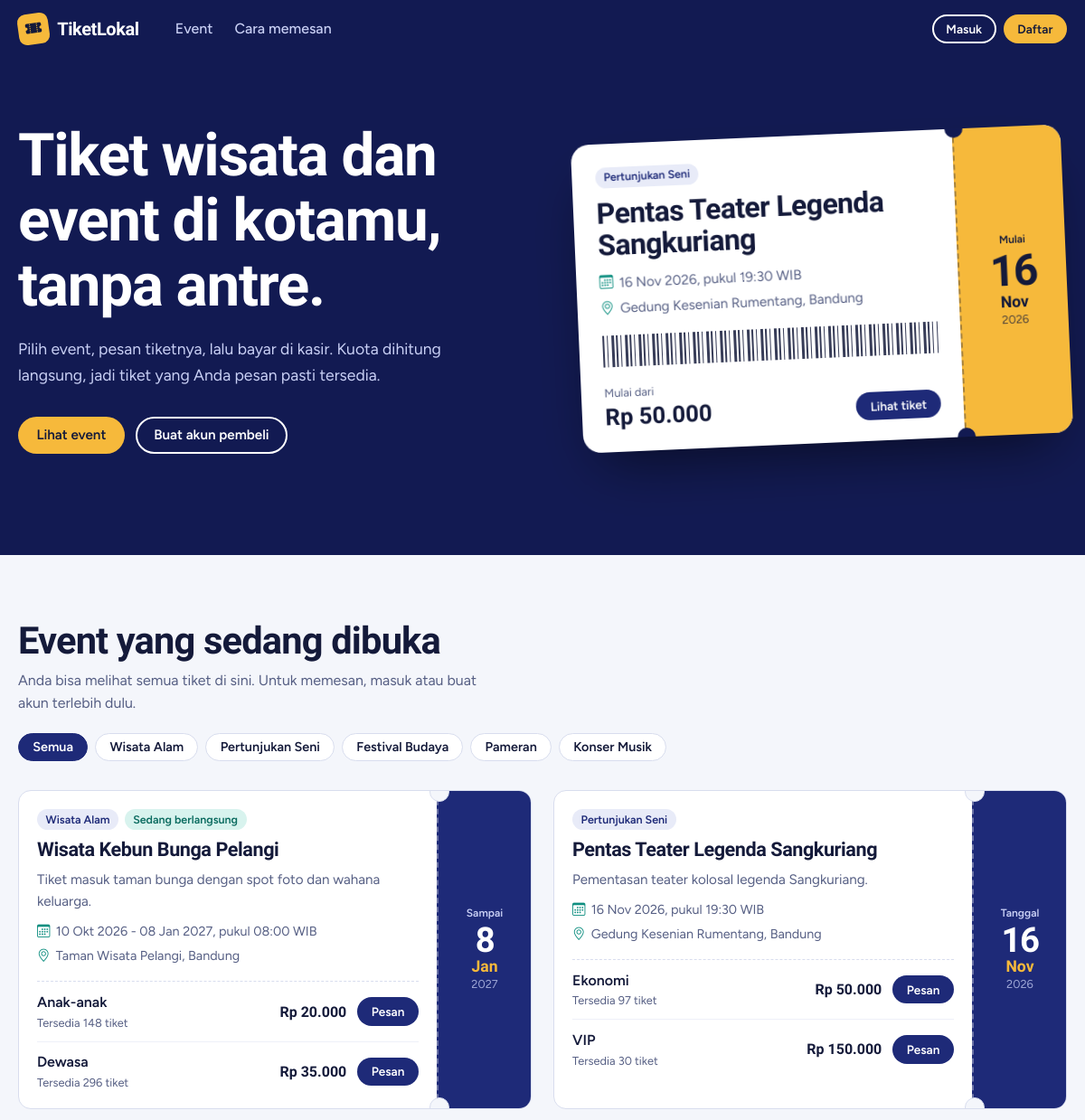
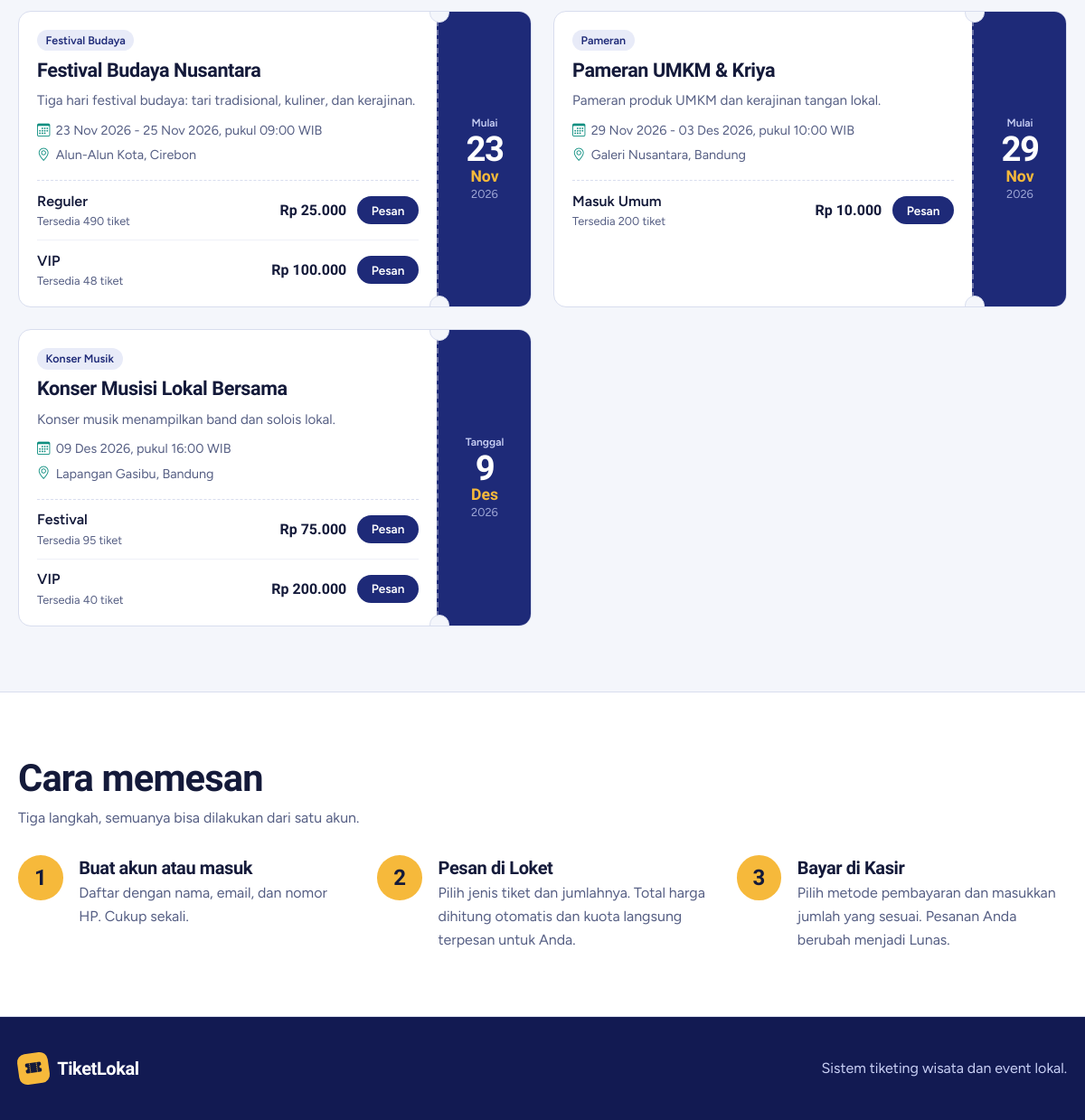
The page / on the database its author committed (2 pictures, top to bottom).
### tables this page shows
CREATE TABLE `kategori` (
  `id_kategori`   INT UNSIGNED NOT NULL AUTO_INCREMENT,
  `nama_kategori` VARCHAR(100) NOT NULL,
  `keterangan`    VARCHAR(255) NULL,
  PRIMARY KEY (`id_kategori`),
  UNIQUE KEY `uk_kategori_nama` (`nama_kategori`)
);

CREATE TABLE `event` (
  `id_event`        INT UNSIGNED NOT NULL AUTO_INCREMENT,
  `nama_event`      VARCHAR(150) NOT NULL,
  `id_kategori`     INT UNSIGNED NOT NULL,
  `id_lokasi`       INT UNSIGNED NOT NULL,
  `tanggal_mulai`   DATE NOT NULL,
  `tanggal_selesai` DATE NOT NULL,
  `jam_mulai`       TIME NULL,
  `deskripsi`       TEXT NULL,
  `status`          ENUM('aktif','nonaktif') NOT NULL DEFAULT 'aktif',
  `created_at`      DATETIME NOT NULL DEFAULT CURRENT_TIMESTAMP,
  PRIMARY KEY (`id_event`),
  KEY `idx_event_kategori` (`id_kategori`),
  KEY `idx_event_lokasi` (`id_lokasi`),
  KEY `idx_event_tanggal` (`tanggal_mulai`, `tanggal_selesai`),
  CONSTRAINT `fk_event_kategori` FOREIGN KEY (`id_kategori`) REFERENCES `kategori` (`id_kategori`) ON UPDATE CASCADE ON DELETE RESTRICT,
  CONSTRAINT `fk_event_lokasi`   FOREIGN KEY (`id_lokasi`)   REFERENCES `lokasi` (`id_lokasi`)     ON UPDATE CASCADE ON DELETE RESTRICT
);

CREATE TABLE `lokasi` (
  `id_lokasi`   INT UNSIGNED NOT NULL AUTO_INCREMENT,
  `nama_lokasi` VARCHAR(150) NOT NULL,
  `alamat`      VARCHAR(255) NULL,
  `kota`        VARCHAR(100) NOT NULL,
  `kapasitas`   INT UNSIGNED NULL,
  PRIMARY KEY (`id_lokasi`)
);

CREATE TABLE `jenis_tiket` (
  `id_tiket`   INT UNSIGNED NOT NULL AUTO_INCREMENT,
  `id_event`   INT UNSIGNED NOT NULL,
  `nama_tiket` VARCHAR(100) NOT NULL,
  `harga`      DECIMAL(12,2) NOT NULL DEFAULT 0,
  `kuota`      INT UNSIGNED NOT NULL,
  `terjual`    INT UNSIGNED NOT NULL DEFAULT 0,
  PRIMARY KEY (`id_tiket`),
  KEY `idx_tiket_event` (`id_event`),
  CONSTRAINT `fk_tiket_event` FOREIGN KEY (`id_event`) REFERENCES `event` (`id_event`) ON UPDATE CASCADE ON DELETE CASCADE,
  CONSTRAINT `chk_tiket_harga`   CHECK (`harga` >= 0),
  CONSTRAINT `chk_tiket_kuota`   CHECK (`kuota` > 0),
  CONSTRAINT `chk_tiket_terjual` CHECK (`terjual` <= `kuota`)
);

### application/controllers/Home.php (called while the page is built, shortened)
<?php
class Home extends MY_Controller {
	public function __construct()
	{
		$this->load->model(array('event_model', 'tiket_model'));
	}
	public function index()
	{
		$per_event = array();
		foreach ($this->tiket_model->tersedia_dipesan() as $t)
		{
			$per_event[$t->id_event][] = $t;
		}
		$events = array();
		$kategori = array();
		foreach ($this->event_model->semua_lengkap_terbuka($this->event_model->terbuka()) as $e)
		{
			$e->tikets = isset($per_event[$e->id_event]) ? $per_event[$e->id_event] : array();
			$harga = array();
			$sisa = 0;
			foreach ($e->tikets as $t)
			{
				$sisa += $t->sisa;
				if ($t->sisa > 0) { $harga[] = (float) $t->harga; }
			}
			$e->sisa_total = $sisa;
			$e->harga_min = $harga ? min($harga) : NULL;
			$events[] = $e;
			$kategori[$e->nama_kategori] = TRUE;
		}
		$unggulan = NULL;
		$hari_ini = date('Y-m-d');
		foreach ($events as $e)
		{
			if ($e->sisa_total > 0 && $e->tanggal_mulai >= $hari_ini) { $unggulan = $e; break; }
		}
		$this->load->view('home/index', array(
			'events'   => $events,
			'kategori' => array_keys($kategori),
			'unggulan' => $unggulan,
			'role'     => $this->session->userdata('role'),
			'nama'     => $this->session->userdata('nama'),
		));
	}
}

### index.php (called while the page is built, shortened)
<?php
require_once BASEPATH.'core/CodeIgniter.php';

### application/models/Event_model.php (called while the page is built, shortened)
<?php
class Event_model extends MY_Model {
	public function terbuka()
	{
		return $this->db->where('status', 'aktif')
			->where('tanggal_selesai >=', date('Y-m-d'))
			->order_by('tanggal_mulai')->get('event')->result();
	}
	public function semua_lengkap_terbuka($events)
	{
		$ids = array();
		foreach ($events as $e) { $ids[] = (int) $e->id_event; }
		return $this->db->select('e.*, k.nama_kategori, l.nama_lokasi, l.alamat, l.kota')
			->from('event e')
			->join('kategori k', 'k.id_kategori = e.id_kategori')
			->join('lokasi l', 'l.id_lokasi = e.id_lokasi')
			->where_in('e.id_event', $ids)
			->order_by('e.tanggal_mulai')->get()->result();
	}
}

### application/helpers/tiketing_helper.php (called while the page is built, shortened)
<?php
if ( ! function_exists('rupiah'))
{
	function rupiah($angka)
	{
		return 'Rp '.number_format((float) $angka, 0, ',', '.');
	}
}
if ( ! function_exists('tgl_indo'))
{
	function tgl_indo($tanggal, $dengan_jam = FALSE)
	{
		$bulan = array(1 => 'Jan', 'Feb', 'Mar', 'Apr', 'Mei', 'Jun', 'Jul', 'Agu', 'Sep', 'Okt', 'Nov', 'Des');
		$ts = strtotime($tanggal);
		$out = date('d', $ts).' '.$bulan[(int) date('n', $ts)].' '.date('Y', $ts);
		return $dengan_jam ? $out.', '.date('H:i', $ts) : $out;
	}
}
if ( ! function_exists('tgl_parts'))
{
	function tgl_parts($tanggal)
	{
		$bulan = array(1 => 'Jan', 'Feb', 'Mar', 'Apr', 'Mei', 'Jun', 'Jul', 'Agu', 'Sep', 'Okt', 'Nov', 'Des');
		$ts = strtotime($tanggal);
		return array(date('j', $ts), $bulan[(int) date('n', $ts)], date('Y', $ts));
	}
}
if ( ! function_exists('rentang_tgl'))
{
	function rentang_tgl($mulai, $selesai)
	{
		return ($mulai === $selesai) ? tgl_indo($mulai) : tgl_indo($mulai).' - '.tgl_indo($selesai);
	}
}

### application/models/Tiket_model.php (called while the page is built, shortened)
<?php
class Tiket_model extends MY_Model {
	public function tersedia_dipesan()
	{
		return $this->db->select('jt.*, (jt.kuota - jt.terjual) AS sisa, e.nama_event, e.tanggal_mulai, e.tanggal_selesai')
			->from('jenis_tiket jt')
			->join('event e', 'e.id_event = jt.id_event')
			->where('e.status', 'aktif')
			->where('e.tanggal_selesai >=', date('Y-m-d'))
			->order_by('e.tanggal_mulai')->order_by('jt.harga')
			->get()->result();
	}
}

### application/views/home/index.php (the view, shortened to what this page needs)
<?php
$masuk = (bool) $role;
$url_pesan = function ($id) use ($role) {
	if ($role === 'pembeli') { return site_url('loket/pesan/'.$id); }
	if ($role === 'admin')   { return site_url('transaksi/tambah?id_tiket='.$id); }
	return site_url('auth?next=loket/pesan/'.$id);
};
?>
<!DOCTYPE html>
<html lang="id">
<head>
  <link rel="stylesheet" href="<?= base_url('assets/vendors/bootstrap-icons/bootstrap-icons.css') ?>">
  <link rel="stylesheet" href="<?= base_url('assets/css/landing.css') ?>">
</head>
<body class="landing">
<header class="topbar">
  <div class="wrap">
    <a class="brand" href="<?= site_url() ?>"><span class="brand-mark"><i class="bi bi-ticket-perforated-fill"></i></span>TiketLokal</a>
    <nav class="nav-links" aria-label="Navigasi halaman">
      <a href="#event">Event</a>
      <a href="#cara">Cara memesan</a>
    </nav>
    <div class="nav-actions">
      <?php if ($role === 'pembeli'): ?>
        <span class="nav-user"><?= html_escape($nama) ?></span>
        <a class="btn-l is-line is-small" href="<?= site_url('loket') ?>">Loket</a>
        <a class="btn-l is-line is-small" href="<?= site_url('kasir') ?>">Kasir</a>
        <a class="btn-l is-solid is-small" href="<?= site_url('auth/logout') ?>">Keluar</a>
      <?php elseif ($role === 'admin'): ?>
        <span class="nav-user"><?= html_escape($nama) ?></span>
        <a class="btn-l is-line is-small" href="<?= site_url('dashboard') ?>">Dashboard</a>
        <a class="btn-l is-solid is-small" href="<?= site_url('auth/logout') ?>">Keluar</a>
      <?php else: ?>
        <a class="btn-l is-line is-small" href="<?= site_url('auth') ?>">Masuk</a>
        <a class="btn-l is-solid is-small" href="<?= site_url('auth/daftar') ?>">Daftar</a>
      <?php endif; ?>
    </div>
  </div>
</header>
<section class="hero">
  <div class="wrap">
    <div>
      <h1>Tiket wisata dan event di kotamu, tanpa antre.</h1>
      <p class="lead">Pilih event, pesan tiketnya, lalu bayar di kasir. Kuota dihitung langsung, jadi tiket yang Anda pesan pasti tersedia.</p>
      <div class="hero-cta">
        <a class="btn-l is-solid" href="#event">Lihat event</a>
        <?php if ($role === 'pembeli'): ?>
          <a class="btn-l is-line" href="<?= site_url('kasir') ?>">Buka kasir</a>
        <?php elseif ($role === 'admin'): ?>
          <a class="btn-l is-line" href="<?= site_url('dashboard') ?>">Ke dashboard</a>
        <?php else: ?>
          <a class="btn-l is-line" href="<?= site_url('auth/daftar') ?>">Buat akun pembeli</a>
        <?php endif; ?>
      </div>
    </div>
    <?php if ($unggulan): $u = $unggulan; $berlangsung = $u->tanggal_mulai < date('Y-m-d'); $p = tgl_parts($berlangsung ? $u->tanggal_selesai : $u->tanggal_mulai); ?>
    <article class="big-ticket" aria-label="Event unggulan">
      <div class="t-main">
        <div class="t-top"><span class="tag"><?= html_escape($u->nama_kategori) ?></span></div>
        <h2><?= html_escape($u->nama_event) ?></h2>
        <div class="t-meta">
          <span><i class="bi bi-calendar3"></i><?= rentang_tgl($u->tanggal_mulai, $u->tanggal_selesai) ?><?= $u->jam_mulai ? ', pukul '.substr($u->jam_mulai, 0, 5).' WIB' : '' ?></span>
          <span><i class="bi bi-geo-alt"></i><?= html_escape($u->nama_lokasi.', '.$u->kota) ?></span>
        </div>
        <div class="barcode" aria-hidden="true"></div>
        <div class="t-price">
          <div><small>Mulai dari</small><strong><?= $u->harga_min > 0 ? rupiah($u->harga_min) : 'Gratis' ?></strong></div>
          <a class="btn-l is-ink is-small" href="#event-<?= $u->id_event ?>">Lihat tiket</a>
        </div>
      </div>
      <div class="stub">
        <span class="d-label"><?= $berlangsung ? 'Sampai' : 'Mulai' ?></span>
        <span class="d-day"><?= $p[0] ?></span>
        <span class="d-mon"><?= $p[1] ?></span>
        <span class="d-year"><?= $p[2] ?></span>
      </div>
    </article>
    <?php endif; ?>
  </div>
</section>
<main>
  <section class="section" id="event">
    <div class="wrap">
      <div class="section-head">
        <div>
          <h2>Event yang sedang dibuka</h2>
          <p><?= $masuk ? 'Pilih tiket lalu tekan Pesan.' : 'Anda bisa melihat semua tiket di sini. Untuk memesan, masuk atau buat akun terlebih dulu.' ?></p>
        </div>
        <?php if (count($kategori) > 1): ?>
        <div class="chips" role="group" aria-label="Filter kategori">
          <button class="chip" type="button" data-filter="" aria-pressed="true">Semua</button>
          <?php foreach ($kategori as $k): ?><button class="chip" type="button" data-filter="<?= html_escape($k) ?>" aria-pressed="false"><?= html_escape($k) ?></button><?php endforeach; ?>
        </div>
        <?php endif; ?>
      </div>
      <div class="grid">
      <?php foreach ($events as $e):
        $berl = $e->tanggal_mulai < date('Y-m-d');
        $p = tgl_parts($berl ? $e->tanggal_selesai : $e->tanggal_mulai);
        $banyak_hari = $e->tanggal_mulai !== $e->tanggal_selesai; ?>
        <article class="ticket" id="event-<?= $e->id_event ?>" data-kategori="<?= html_escape($e->nama_kategori) ?>">
          <div class="t-body">
            <div class="t-top">
              <span class="tag"><?= html_escape($e->nama_kategori) ?></span>
              <?php if ($berl): ?><span class="tag is-live">Sedang berlangsung</span><?php endif; ?>
            </div>
            <h3><?= html_escape($e->nama_event) ?></h3>
            <?php if ($e->deskripsi): ?><p class="desc"><?= html_escape($e->deskripsi) ?></p><?php endif; ?>
            <div class="t-meta">
              <span><i class="bi bi-calendar3"></i><?= rentang_tgl($e->tanggal_mulai, $e->tanggal_selesai) ?><?= $e->jam_mulai ? ', pukul '.substr($e->jam_mulai, 0, 5).' WIB' : '' ?></span>
              <span><i class="bi bi-geo-alt"></i><?= html_escape($e->nama_lokasi.', '.$e->kota) ?></span>
            </div>
            <ul class="tix">
              <?php foreach ($e->tikets as $t): ?>
                <li>
                  <span class="nm"><?= html_escape($t->nama_tiket) ?>
                    <?php if ($t->sisa <= 0): ?><small>Habis</small>
                    <?php elseif ($t->sisa <= 10): ?><small class="low">Tinggal <?= $t->sisa ?> tiket</small>
                    <?php else: ?><small>Tersedia <?= $t->sisa ?> tiket</small><?php endif; ?></span>
                  <span class="hg"><?= $t->harga > 0 ? rupiah($t->harga) : 'Gratis' ?></span>
                  <?php if ($t->sisa > 0): ?>
                    <a class="btn-l is-ink is-small" href="<?= $url_pesan($t->id_tiket) ?>">Pesan</a>
                  <?php else: ?>
                    <button class="btn-l is-small" disabled>Habis</button>
                  <?php endif; ?>
                </li>
              <?php endforeach; ?>
            </ul>
          </div>
          <div class="stub">
            <span class="d-label"><?= $berl ? 'Sampai' : ($banyak_hari ? 'Mulai' : 'Tanggal') ?></span>
            <span class="d-day"><?= $p[0] ?></span>
            <span class="d-mon"><?= $p[1] ?></span>
            <span class="d-year"><?= $p[2] ?></span>
          </div>
        </article>
      <?php endforeach; ?>
      </div>
    </div>
  </section>
  <section class="section steps-band" id="cara">
    <div class="wrap">
      <div class="section-head"><div><h2>Cara memesan</h2><p>Tiga langkah, semuanya bisa dilakukan dari satu akun.</p></div></div>
      <ol class="steps">
        <li><h3>Buat akun atau masuk</h3><p>Daftar dengan nama, email, dan nomor HP. Cukup sekali.</p></li>
        <li><h3>Pesan di Loket</h3><p>Pilih jenis tiket dan jumlahnya. Total harga dihitung otomatis dan kuota langsung terpesan untuk Anda.</p></li>
        <li><h3>Bayar di Kasir</h3><p>Pilih metode pembayaran dan masukkan jumlah yang sesuai. Pesanan Anda berubah menjadi Lunas.</p></li>
      </ol>
    </div>
  </section>
</main>
<footer class="foot">
  <div class="wrap">
    <a class="brand" href="<?= site_url() ?>"><span class="brand-mark"><i class="bi bi-ticket-perforated-fill"></i></span>TiketLokal</a>
    <span>Sistem tiketing wisata dan event lokal.</span>
  </div>
</footer>
</body>
</html>

### rows shown on the page
kategori: nama_kategori "Pertunjukan Seni"
event: nama_event "Pentas Teater Legenda Sangkuriang", rentang_tgl($u->tanggal_mulai, $u->tanggal_selesai) "16 Nov 2026", jam_mulai "19:30", tanggal_mulai "16", tanggal_mulai "Nov", tanggal_mulai "2026", id_kategori.nama_kategori "Pertunjukan Seni", deskripsi "Pementasan teater kolosal legenda Sangkuriang.", rentang_tgl($e->tanggal_mulai, $e->tanggal_selesai) "16 Nov 2026", id_lokasi.kota "Gedung Kesenian Rumentang, Bandung", shows "Tanggal"
lokasi: nama_lokasi+kota "Gedung Kesenian Rumentang, Bandung"
event: id_kategori.nama_kategori "Wisata Alam", shows "Sedang berlangsung", nama_event "Wisata Kebun Bunga Pelangi", deskripsi "Tiket masuk taman bunga dengan spot foto dan wahana keluarga.", rentang_tgl($e->tanggal_mulai, $e->tanggal_selesai) "10 Okt 2026 - 08 Jan 2027", jam_mulai "08:00", id_lokasi.kota "Taman Wisata Pelangi, Bandung", shows "Sampai", tanggal_mulai+tanggal_selesai "8", tanggal_mulai+tanggal_selesai "Jan", tanggal_mulai+tanggal_selesai "2027"
jenis_tiket: nama_tiket "Anak-anak", sisa "148", harga "Rp 20.000"
jenis_tiket: nama_tiket "Dewasa", sisa "296", harga "Rp 35.000"
jenis_tiket: nama_tiket "Ekonomi", sisa "97", harga "Rp 50.000"
jenis_tiket: nama_tiket "VIP", sisa "30", harga "Rp 150.000"
event: id_kategori.nama_kategori "Festival Budaya", nama_event "Festival Budaya Nusantara", deskripsi "Tiga hari festival budaya: tari tradisional, kuliner, dan kerajinan.", rentang_tgl($e->tanggal_mulai, $e->tanggal_selesai) "23 Nov 2026 - 25 Nov 2026", jam_mulai "09:00", id_lokasi.kota "Alun-Alun Kota, Cirebon", shows "Mulai", tanggal_mulai "23", tanggal_mulai "Nov", tanggal_mulai "2026"
jenis_tiket: nama_tiket "Reguler", sisa "490", harga "Rp 25.000"
jenis_tiket: nama_tiket "VIP", sisa "48", harga "Rp 100.000"
event: id_kategori.nama_kategori "Pameran", nama_event "Pameran UMKM & Kriya", deskripsi "Pameran produk UMKM dan kerajinan tangan lokal.", rentang_tgl($e->tanggal_mulai, $e->tanggal_selesai) "29 Nov 2026 - 03 Des 2026", jam_mulai "10:00", id_lokasi.kota "Galeri Nusantara, Bandung", shows "Mulai", tanggal_mulai "29", tanggal_mulai "Nov", tanggal_mulai "2026"
jenis_tiket: nama_tiket "Masuk Umum", sisa "200", harga "Rp 10.000"
event: id_kategori.nama_kategori "Konser Musik", nama_event "Konser Musisi Lokal Bersama", deskripsi "Konser musik menampilkan band dan solois lokal.", rentang_tgl($e->tanggal_mulai, $e->tanggal_selesai) "09 Des 2026", jam_mulai "16:00", id_lokasi.kota "Lapangan Gasibu, Bandung", shows "Tanggal", tanggal_mulai "9", tanggal_mulai "Des", tanggal_mulai "2026"
jenis_tiket: nama_tiket "Festival", sisa "95", harga "Rp 75.000"
jenis_tiket: nama_tiket "VIP", sisa "40", harga "Rp 200.000"

### other values the page prints
rupiah($u->harga_min) "Rp 50.000"
$k "Wisata Alam"
$k "Pertunjukan Seni"
$k "Festival Budaya"
$k "Pameran"
$k "Konser Musik"
